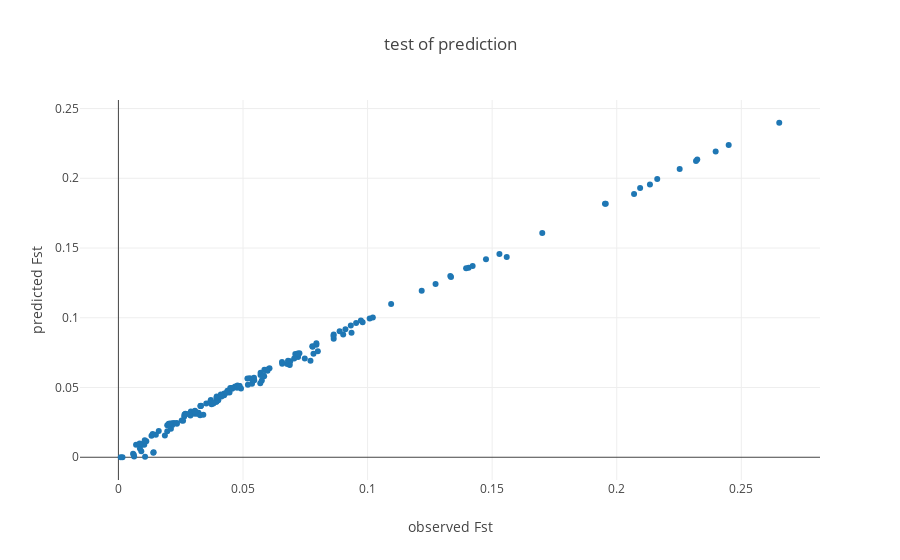

Notebook code for this chart:
### Markdown cell above
### Use for prediction

### Code cell
from structure_tools.Euc_to_fst import Euc_to_fst, Fst_predict

Fst_predict(vector_lib,m_coeff,b,ploidy= ploidy,pop_max=7)

### Figure 1 — Plotly figure (JSON) as saved in the notebook; plotly's stock layout.template omitted (floating-point values rounded to 4 significant figures; data arrays with more than 128 entries replaced by an {"elided": "..."} marker saying what was removed)
{"data": [{"mode": "markers", "type": "scatter", "uid": "a0c3dcbf-af45-4c49-85c1-e0dc80a4db42", "x": {"elided": "163 float values"}, "y": {"elided": "163 float values"}}], "layout": {"title": "test of prediction", "xaxis": {"title": "observed Fst"}, "yaxis": {"title": "predicted Fst"}}}
